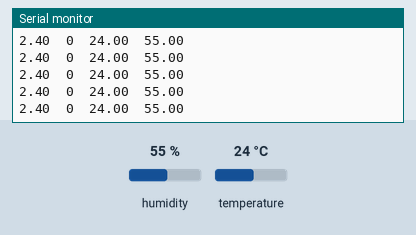
This sketch was run on a simulated Arduino Uno, built with avr-gcc and run on an emulated ATmega328P. Parts: the last lines printed to the serial monitor. Inputs (shaded band) come from the test bench; at power-on: humidity 55 %, temperature 24 °C.

Above: at 1.2 s.
1.3 s: humidity set to 22 %
At 2.3 s:
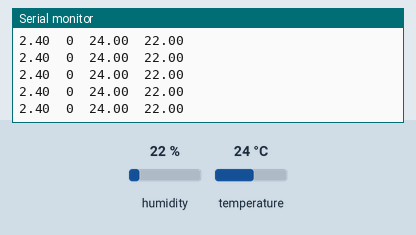
2.8 s: temperature set to 12 °C
At 3.6 s:
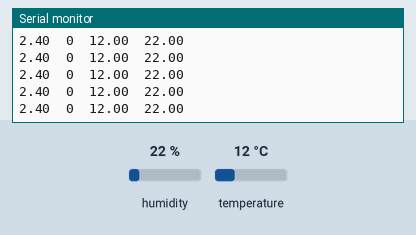
4.3 s: humidity set to 40 %
At 5.3 s:
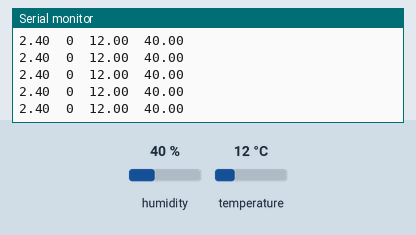
5.8 s: temperature set to 19 °C
At 6.5 s:
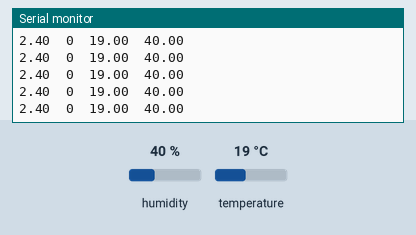
Timing chart, 0 to 8.8 s (numbered marks = the images above; inputs shaded):
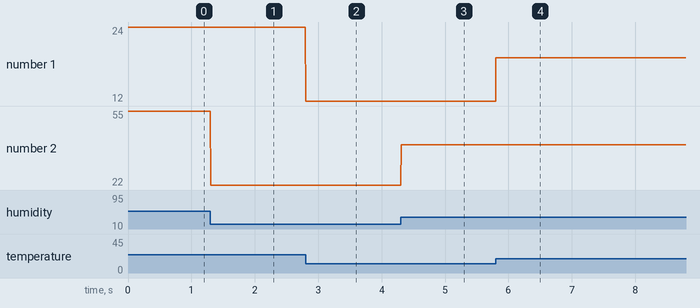

Measured:
- after the input at 1.3 s, the serial monitor: prints a new line at once (image 1)
- after the input at 2.8 s, the serial monitor: prints a new line at once (image 2)
- after the input at 4.3 s, the serial monitor: prints a new line at once (image 3)
- after the input at 5.8 s, the serial monitor: prints a new line at once (image 4)
- plotted number 1: 24 → 12 after the input at 2.8 s, 12 → 19 after the input at 5.8 s
- plotted number 2: 55 → 22 after the input at 1.3 s, 22 → 40 after the input at 4.3 s

The sketch:

test_serial.ino
```cpp
#include <dht.h>
dht DHT;
//Constants
#define DHT22_PIN 2     // DHT 22  (AM2302) - what pin we're connected to

//Variables
float hum;  //Stores humidity value
float temp; //Stores temperature value


void setup() {
  // put your setup code here, to run once:

  Serial.begin(115200);

}

void loop() {

    int chk = DHT.read22(DHT22_PIN);
    //Read data and store it to variables hum and temp
    hum = DHT.humidity;
    temp= DHT.temperature;

  Serial.print(2.4);
  Serial.print("\t");
  Serial.print(0);
  Serial.print("\t");
  Serial.print(temp);
  Serial.print("\t");
  Serial.println(hum);
  //delay(10);

}
```
